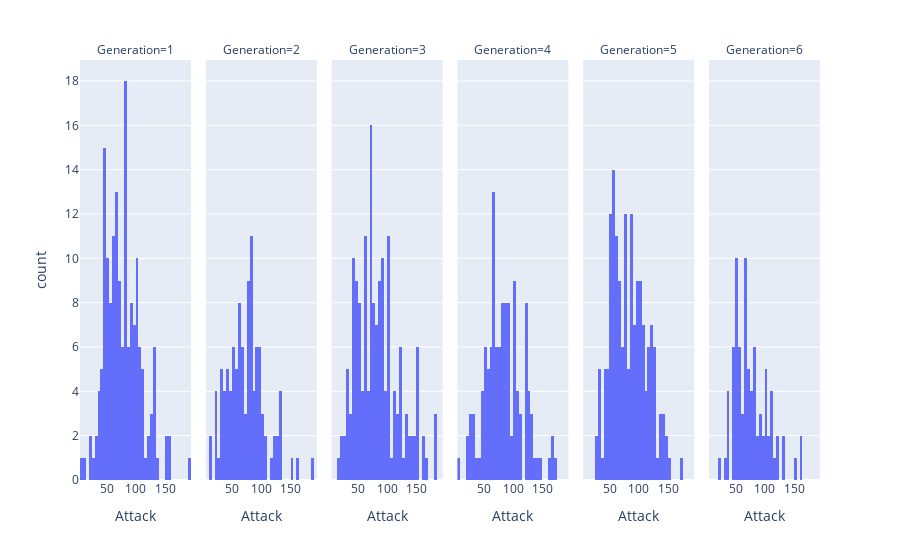

Here is the notebook cell this chart was saved with:
### Markdown cell above
Let's try to group by our no. of Attacks by Pokemon Types looking at many histograms at a time:

### Code cell
import plotly.express as px
fig = px.histogram(df_pokemon, x = 'Attack', facet_col = 'Generation')
fig.show()

### Figure 1 — Plotly figure (JSON) as saved in the notebook; plotly's stock layout.template omitted (floating-point values rounded to 4 significant figures; data arrays with more than 128 entries replaced by an {"elided": "..."} marker saying what was removed)
{"data": [{"bingroup": "x", "hovertemplate": "Generation=1<br>Attack=%{x}<br>count=%{y}<extra></extra>", "legendgroup": "", "marker": {"color": "#636efa", "pattern": {"shape": ""}}, "name": "", "orientation": "v", "showlegend": false, "type": "histogram", "x": {"elided": "166 int values"}, "xaxis": "x", "yaxis": "y"}, {"bingroup": "x", "hovertemplate": "Generation=2<br>Attack=%{x}<br>count=%{y}<extra></extra>", "legendgroup": "", "marker": {"color": "#636efa", "pattern": {"shape": ""}}, "name": "", "orientation": "v", "showlegend": false, "type": "histogram", "x": [49, 62, 82, 52, 64, 84, 65, 80, 105, 46, 76, 30, 50, 20, 35, 60, 90, 90, 38, 58, 40, 25, 30, 20, 40, 50, 75, 40, 55, 75, 95, 80, 20, 50, 100, 75, 35, 45, 55, 70, 30, 75, 65, 45, 85, 65, 65, 85, 75, 60, 72, 33, 80, 65, 90, 70, 75, 85, 125, 80, 120, 95, 130, 150, 10, 125, 185, 95, 80, 130, 40, 50, 50, 100, 55, 65, 105, 55, 40, 80, 60, 90, 90, 95, 60, 120, 80, 95, 20, 35, 95, 30, 63, 75, 80, 10, 85, 115, 75, 64, 84, 134, 164, 90, 130, 100], "xaxis": "x2", "yaxis": "y2"}, {"bingroup": "x", "hovertemplate": "Generation=3<br>Attack=%{x}<br>count=%{y}<extra></extra>", "legendgroup": "", "marker": {"color": "#636efa", "pattern": {"shape": ""}}, "name": "", "orientation": "v", "showlegend": false, "type": "histogram", "x": {"elided": "160 int values"}, "xaxis": "x3", "yaxis": "y3"}, {"bingroup": "x", "hovertemplate": "Generation=4<br>Attack=%{x}<br>count=%{y}<extra></extra>", "legendgroup": "", "marker": {"color": "#636efa", "pattern": {"shape": ""}}, "name": "", "orientation": "v", "showlegend": false, "type": "histogram", "x": [68, 89, 109, 58, 78, 104, 51, 66, 86, 55, 75, 120, 45, 85, 25, 85, 65, 85, 120, 30, 70, 125, 165, 42, 52, 29, 59, 79, 69, 94, 30, 80, 45, 65, 105, 35, 60, 48, 83, 100, 50, 80, 66, 76, 136, 60, 125, 55, 82, 30, 63, 93, 24, 89, 80, 25, 5, 65, 92, 70, 90, 130, 170, 85, 70, 110, 145, 72, 112, 50, 90, 61, 106, 100, 49, 69, 20, 62, 92, 132, 120, 70, 85, 140, 100, 123, 95, 50, 76, 110, 60, 95, 130, 80, 125, 165, 55, 100, 80, 50, 65, 65, 65, 65, 65, 75, 105, 125, 120, 120, 90, 160, 100, 120, 70, 80, 100, 90, 100, 103, 120], "xaxis": "x4", "yaxis": "y4"}, {"bingroup": "x", "hovertemplate": "Generation=5<br>Attack=%{x}<br>count=%{y}<extra></extra>", "legendgroup": "", "marker": {"color": "#636efa", "pattern": {"shape": ""}}, "name": "", "orientation": "v", "showlegend": false, "type": "histogram", "x": {"elided": "165 int values"}, "xaxis": "x5", "yaxis": "y5"}, {"bingroup": "x", "hovertemplate": "Generation=6<br>Attack=%{x}<br>count=%{y}<extra></extra>", "legendgroup": "", "marker": {"color": "#636efa", "pattern": {"shape": ""}}, "name": "", "orientation": "v", "showlegend": false, "type": "histogram", "x": [61, 78, 107, 45, 59, 69, 56, 63, 95, 36, 56, 50, 73, 81, 35, 22, 52, 50, 68, 38, 45, 65, 65, 100, 82, 124, 80, 48, 48, 48, 80, 110, 150, 50, 52, 72, 48, 80, 54, 92, 52, 105, 60, 75, 53, 73, 38, 55, 89, 121, 59, 77, 65, 92, 58, 50, 50, 75, 100, 80, 70, 110, 66, 66, 66, 66, 90, 85, 95, 100, 69, 117, 30, 70, 131, 131, 100, 100, 160, 110, 160, 110], "xaxis": "x6", "yaxis": "y6"}], "layout": {"annotations": [{"font": {}, "showarrow": false, "text": "Generation=1", "x": 0.075, "xanchor": "center", "xref": "paper", "y": 1, "yanchor": "bottom", "yref": "paper"}, {"font": {}, "showarrow": false, "text": "Generation=2", "x": 0.245, "xanchor": "center", "xref": "paper", "y": 1, "yanchor": "bottom", "yref": "paper"}, {"font": {}, "showarrow": false, "text": "Generation=3", "x": 0.415, "xanchor": "center", "xref": "paper", "y": 1, "yanchor": "bottom", "yref": "paper"}, {"font": {}, "showarrow": false, "text": "Generation=4", "x": 0.585, "xanchor": "center", "xref": "paper", "y": 1, "yanchor": "bottom", "yref": "paper"}, {"font": {}, "showarrow": false, "text": "Generation=5", "x": 0.755, "xanchor": "center", "xref": "paper", "y": 1, "yanchor": "bottom", "yref": "paper"}, {"font": {}, "showarrow": false, "text": "Generation=6", "x": 0.925, "xanchor": "center", "xref": "paper", "y": 1, "yanchor": "bottom", "yref": "paper"}], "barmode": "relative", "legend": {"tracegroupgap": 0}, "margin": {"t": 60}, "xaxis": {"anchor": "y", "domain": [0, 0.15], "title": {"text": "Attack"}}, "xaxis2": {"anchor": "y2", "domain": [0.17, 0.32], "matches": "x", "title": {"text": "Attack"}}, "xaxis3": {"anchor": "y3", "domain": [0.34, 0.49], "matches": "x", "title": {"text": "Attack"}}, "xaxis4": {"anchor": "y4", "domain": [0.51, 0.66], "matches": "x", "title": {"text": "Attack"}}, "xaxis5": {"anchor": "y5", "domain": [0.68, 0.83], "matches": "x", "title": {"text": "Attack"}}, "xaxis6": {"anchor": "y6", "domain": [0.85, 1], "matches": "x", "title": {"text": "Attack"}}, "yaxis": {"anchor": "x", "domain": [0, 1], "title": {"text": "count"}}, "yaxis2": {"anchor": "x2", "domain": [0, 1], "matches": "y", "showticklabels": false}, "yaxis3": {"anchor": "x3", "domain": [0, 1], "matches": "y", "showticklabels": false}, "yaxis4": {"anchor": "x4", "domain": [0, 1], "matches": "y", "showticklabels": false}, "yaxis5": {"anchor": "x5", "domain": [0, 1], "matches": "y", "showticklabels": false}, "yaxis6": {"anchor": "x6", "domain": [0, 1], "matches": "y", "showticklabels": false}}}
